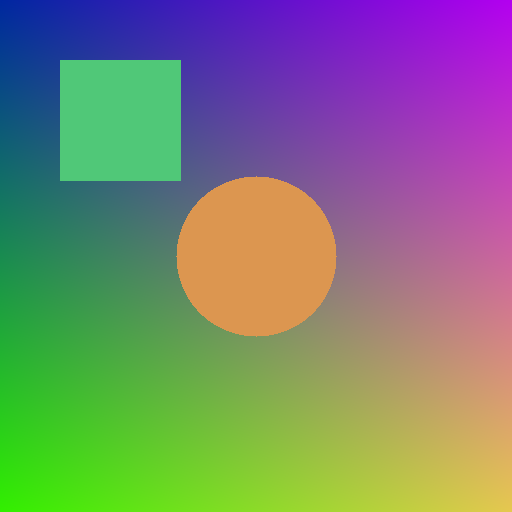
#> input picture data/artifact_check_set/artifact_test_001.png, 512 x 512 px; its folder holds only this picture in this run
$ python -i color.py   (imports and definitions only)
#> lines starting #> are read from the running program, lines starting #| are printed output that depends on the picture
"""
t2i.cv.color — Colour correction and enhancement.

Steps applied in order:
1. CLAHE on the L channel of LAB space.
2. White balance (gray-world or percentile).
3. Vibrance / saturation adjustment with oversaturation clamp.

All functions are pure: they do not modify the input array.
Toggles come from ColorConfig loaded from YAML.
"""

from __future__ import annotations

import logging

import cv2
import numpy as np

from t2i.config import ColorConfig

logger = logging.getLogger(__name__)


# ---------------------------------------------------------------------------
# Public API
# ---------------------------------------------------------------------------


# [21 lines that did not run here, left out]


def apply_clahe(
    image: np.ndarray,
    clip_limit: float = 2.0,
    tile_grid: tuple[int, int] = (8, 8),
) -> np.ndarray:
    """
    Apply CLAHE (Contrast Limited Adaptive Histogram Equalisation) to the L
    channel of the LAB colour space and convert back to RGB.

    Parameters
    ----------
    image:
        [H, W, 3] uint8 RGB image.
    clip_limit:
        CLAHE clip limit.  Higher values → more contrast, more noise.
    tile_grid:
        (tiles_x, tiles_y) grid size for the adaptive equalisation.

    Returns
    -------
    np.ndarray
        [H, W, 3] uint8 RGB image.
    """
#> called with clip_limit = 2, tile_grid = (8, 8)
    # Convert RGB → LAB (OpenCV uses BGR internally)
    bgr = cv2.cvtColor(image, cv2.COLOR_RGB2BGR)
#> bgr is the input picture: shape (512, 512, 3); mean B, G, R 115.3, 128.7, 124
    lab = cv2.cvtColor(bgr, cv2.COLOR_BGR2LAB)
#> lab: shape (512, 512, 3); mean of channels 0, 1, 2 143.8, 129.4, 135.6

    # Split into L, A, B channels
    l_ch, a_ch, b_ch = cv2.split(lab)
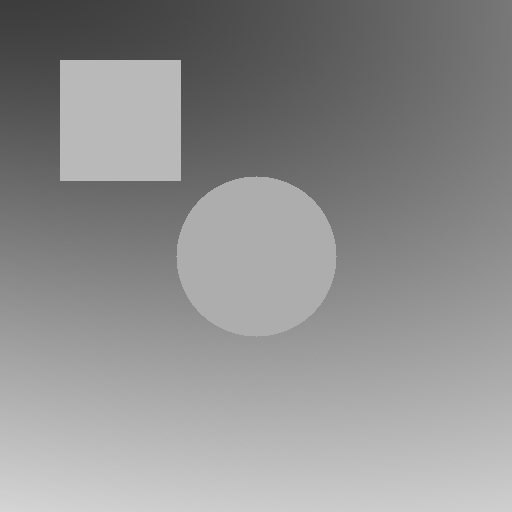
#> l_ch: shape (512, 512); min 60, max 213, mean 143.8
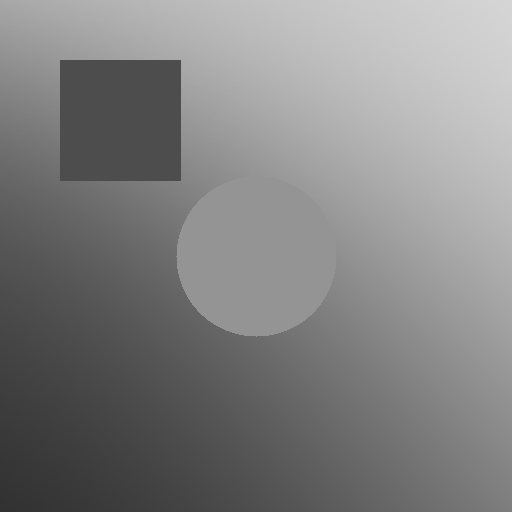
#> a_ch: shape (512, 512); min 49, max 214, mean 129.4
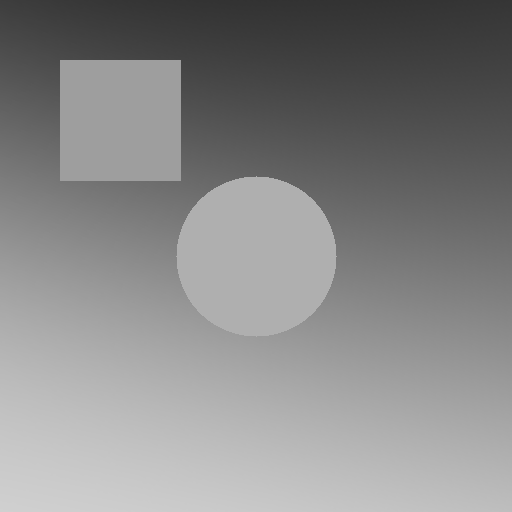
#> b_ch: shape (512, 512); min 50, max 208, mean 135.6

    # Apply CLAHE only to L channel
    clahe = cv2.createCLAHE(clipLimit=clip_limit, tileGridSize=tile_grid)
    l_eq = clahe.apply(l_ch)

    # Merge back and convert to RGB
    lab_eq = cv2.merge([l_eq, a_ch, b_ch])
#> lab_eq: shape (512, 512, 3); mean of channels 0, 1, 2 144.5, 129.4, 135.6
    bgr_eq = cv2.cvtColor(lab_eq, cv2.COLOR_LAB2BGR)
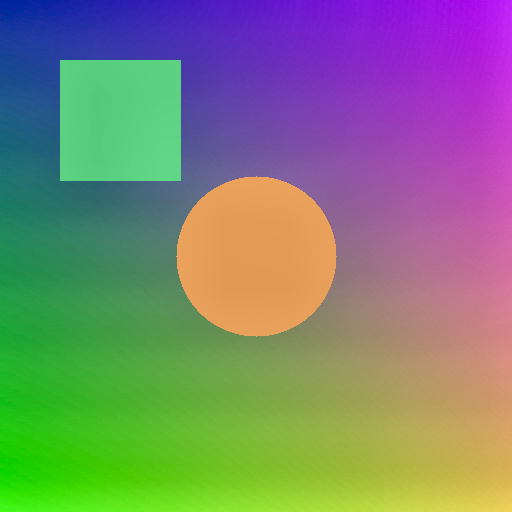
#> bgr_eq: shape (512, 512, 3); mean B, G, R 115.8, 129.7, 125
    return cv2.cvtColor(bgr_eq, cv2.COLOR_BGR2RGB)


# [112 lines left out: functions apply_white_balance, apply_vibrance, not called in this run]

>>> import cv2
>>> picture = cv2.cvtColor(cv2.imread('../../../data/artifact_check_set/artifact_test_001.png'), cv2.COLOR_BGR2RGB)
>>> result = apply_clahe(picture)
